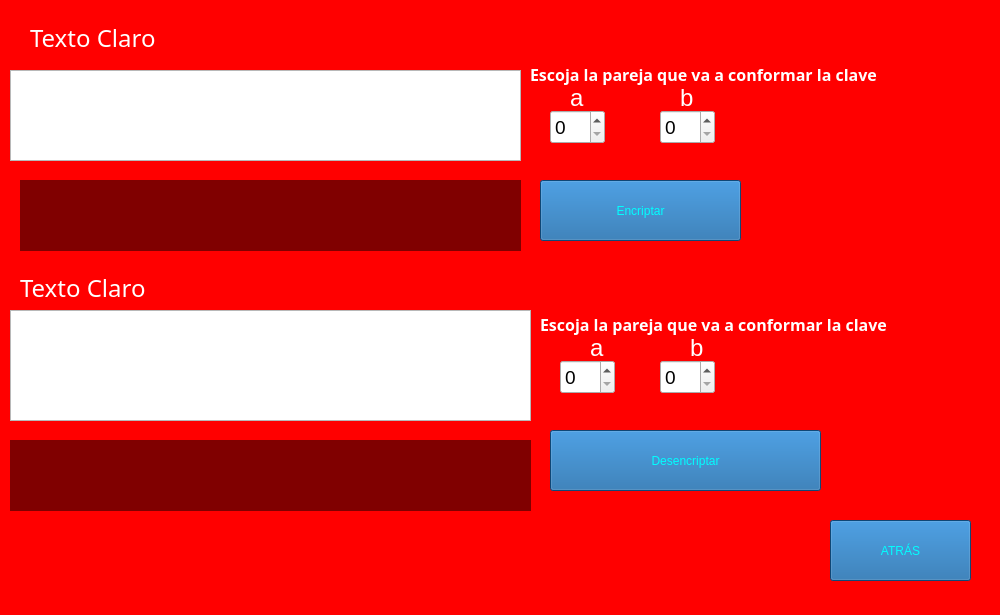
<?xml version="1.0" encoding="UTF-8"?>
<ui version="4.0">
 <class>MainWindow</class>
 <widget class="QMainWindow" name="MainWindow">
  <property name="geometry">
   <rect>
    <x>0</x>
    <y>0</y>
    <width>1000</width>
    <height>615</height>
   </rect>
  </property>
  <property name="windowTitle">
   <string>MainWindow</string>
  </property>
  <widget class="QWidget" name="centralwidget">
   <widget class="QLabel" name="label8">
    <property name="geometry">
     <rect>
      <x>590</x>
      <y>330</y>
      <width>16</width>
      <height>36</height>
     </rect>
    </property>
    <property name="palette">
     <palette>
      <active>
       <colorrole role="WindowText">
        <brush brushstyle="SolidPattern">
         <color alpha="255">
          <red>255</red>
          <green>255</green>
          <blue>255</blue>
         </color>
        </brush>
       </colorrole>
      </active>
      <inactive>
       <colorrole role="WindowText">
        <brush brushstyle="SolidPattern">
         <color alpha="255">
          <red>255</red>
          <green>255</green>
          <blue>255</blue>
         </color>
        </brush>
       </colorrole>
      </inactive>
      <disabled>
       <colorrole role="WindowText">
        <brush brushstyle="SolidPattern">
         <color alpha="255">
          <red>120</red>
          <green>120</green>
          <blue>120</blue>
         </color>
        </brush>
       </colorrole>
      </disabled>
     </palette>
    </property>
    <property name="font">
     <font>
      <pointsize>18</pointsize>
     </font>
    </property>
    <property name="text">
     <string>a</string>
    </property>
   </widget>
   <widget class="QPlainTextEdit" name="eIn">
    <property name="geometry">
     <rect>
      <x>10</x>
      <y>70</y>
      <width>511</width>
      <height>91</height>
     </rect>
    </property>
   </widget>
   <widget class="QPlainTextEdit" name="dIn">
    <property name="geometry">
     <rect>
      <x>10</x>
      <y>310</y>
      <width>521</width>
      <height>111</height>
     </rect>
    </property>
   </widget>
   <widget class="QSpinBox" name="dSpinA">
    <property name="geometry">
     <rect>
      <x>560</x>
      <y>360</y>
      <width>55</width>
      <height>34</height>
     </rect>
    </property>
    <property name="font">
     <font>
      <pointsize>14</pointsize>
     </font>
    </property>
   </widget>
   <widget class="QSpinBox" name="eSpinA">
    <property name="geometry">
     <rect>
      <x>550</x>
      <y>110</y>
      <width>55</width>
      <height>34</height>
     </rect>
    </property>
    <property name="font">
     <font>
      <pointsize>14</pointsize>
     </font>
    </property>
   </widget>
   <widget class="QLabel" name="label5">
    <property name="geometry">
     <rect>
      <x>570</x>
      <y>80</y>
      <width>16</width>
      <height>36</height>
     </rect>
    </property>
    <property name="palette">
     <palette>
      <active>
       <colorrole role="WindowText">
        <brush brushstyle="SolidPattern">
         <color alpha="255">
          <red>255</red>
          <green>255</green>
          <blue>255</blue>
         </color>
        </brush>
       </colorrole>
      </active>
      <inactive>
       <colorrole role="WindowText">
        <brush brushstyle="SolidPattern">
         <color alpha="255">
          <red>255</red>
          <green>255</green>
          <blue>255</blue>
         </color>
        </brush>
       </colorrole>
      </inactive>
      <disabled>
       <colorrole role="WindowText">
        <brush brushstyle="SolidPattern">
         <color alpha="255">
          <red>120</red>
          <green>120</green>
          <blue>120</blue>
         </color>
        </brush>
       </colorrole>
      </disabled>
     </palette>
    </property>
    <property name="font">
     <font>
      <pointsize>18</pointsize>
     </font>
    </property>
    <property name="text">
     <string>a</string>
    </property>
   </widget>
   <widget class="QLabel" name="label3">
    <property name="geometry">
     <rect>
      <x>20</x>
      <y>270</y>
      <width>184</width>
      <height>36</height>
     </rect>
    </property>
    <property name="palette">
     <palette>
      <active>
       <colorrole role="WindowText">
        <brush brushstyle="SolidPattern">
         <color alpha="255">
          <red>255</red>
          <green>255</green>
          <blue>255</blue>
         </color>
        </brush>
       </colorrole>
      </active>
      <inactive>
       <colorrole role="WindowText">
        <brush brushstyle="SolidPattern">
         <color alpha="255">
          <red>255</red>
          <green>255</green>
          <blue>255</blue>
         </color>
        </brush>
       </colorrole>
      </inactive>
      <disabled>
       <colorrole role="WindowText">
        <brush brushstyle="SolidPattern">
         <color alpha="255">
          <red>120</red>
          <green>120</green>
          <blue>120</blue>
         </color>
        </brush>
       </colorrole>
      </disabled>
     </palette>
    </property>
    <property name="font">
     <font>
      <family>Berlin Sans FB</family>
      <pointsize>18</pointsize>
     </font>
    </property>
    <property name="text">
     <string>Texto Claro</string>
    </property>
   </widget>
   <widget class="QLabel" name="label9">
    <property name="geometry">
     <rect>
      <x>690</x>
      <y>330</y>
      <width>17</width>
      <height>36</height>
     </rect>
    </property>
    <property name="palette">
     <palette>
      <active>
       <colorrole role="WindowText">
        <brush brushstyle="SolidPattern">
         <color alpha="255">
          <red>255</red>
          <green>255</green>
          <blue>255</blue>
         </color>
        </brush>
       </colorrole>
      </active>
      <inactive>
       <colorrole role="WindowText">
        <brush brushstyle="SolidPattern">
         <color alpha="255">
          <red>255</red>
          <green>255</green>
          <blue>255</blue>
         </color>
        </brush>
       </colorrole>
      </inactive>
      <disabled>
       <colorrole role="WindowText">
        <brush brushstyle="SolidPattern">
         <color alpha="255">
          <red>120</red>
          <green>120</green>
          <blue>120</blue>
         </color>
        </brush>
       </colorrole>
      </disabled>
     </palette>
    </property>
    <property name="font">
     <font>
      <pointsize>18</pointsize>
     </font>
    </property>
    <property name="text">
     <string>b</string>
    </property>
   </widget>
   <widget class="QLabel" name="label2">
    <property name="geometry">
     <rect>
      <x>30</x>
      <y>20</y>
      <width>152</width>
      <height>36</height>
     </rect>
    </property>
    <property name="palette">
     <palette>
      <active>
       <colorrole role="WindowText">
        <brush brushstyle="SolidPattern">
         <color alpha="255">
          <red>255</red>
          <green>255</green>
          <blue>255</blue>
         </color>
        </brush>
       </colorrole>
      </active>
      <inactive>
       <colorrole role="WindowText">
        <brush brushstyle="SolidPattern">
         <color alpha="255">
          <red>255</red>
          <green>255</green>
          <blue>255</blue>
         </color>
        </brush>
       </colorrole>
      </inactive>
      <disabled>
       <colorrole role="WindowText">
        <brush brushstyle="SolidPattern">
         <color alpha="255">
          <red>120</red>
          <green>120</green>
          <blue>120</blue>
         </color>
        </brush>
       </colorrole>
      </disabled>
     </palette>
    </property>
    <property name="font">
     <font>
      <family>Berlin Sans FB</family>
      <pointsize>18</pointsize>
     </font>
    </property>
    <property name="text">
     <string>Texto Claro</string>
    </property>
   </widget>
   <widget class="QLabel" name="label4">
    <property name="geometry">
     <rect>
      <x>530</x>
      <y>60</y>
      <width>401</width>
      <height>28</height>
     </rect>
    </property>
    <property name="palette">
     <palette>
      <active>
       <colorrole role="WindowText">
        <brush brushstyle="SolidPattern">
         <color alpha="255">
          <red>255</red>
          <green>255</green>
          <blue>255</blue>
         </color>
        </brush>
       </colorrole>
       <colorrole role="Button">
        <brush brushstyle="SolidPattern">
         <color alpha="255">
          <red>255</red>
          <green>255</green>
          <blue>255</blue>
         </color>
        </brush>
       </colorrole>
       <colorrole role="Light">
        <brush brushstyle="SolidPattern">
         <color alpha="255">
          <red>255</red>
          <green>255</green>
          <blue>255</blue>
         </color>
        </brush>
       </colorrole>
       <colorrole role="Midlight">
        <brush brushstyle="SolidPattern">
         <color alpha="255">
          <red>255</red>
          <green>255</green>
          <blue>255</blue>
         </color>
        </brush>
       </colorrole>
       <colorrole role="Dark">
        <brush brushstyle="SolidPattern">
         <color alpha="255">
          <red>127</red>
          <green>127</green>
          <blue>127</blue>
         </color>
        </brush>
       </colorrole>
       <colorrole role="Mid">
        <brush brushstyle="SolidPattern">
         <color alpha="255">
          <red>170</red>
          <green>170</green>
          <blue>170</blue>
         </color>
        </brush>
       </colorrole>
       <colorrole role="Text">
        <brush brushstyle="SolidPattern">
         <color alpha="255">
          <red>255</red>
          <green>255</green>
          <blue>255</blue>
         </color>
        </brush>
       </colorrole>
       <colorrole role="BrightText">
        <brush brushstyle="SolidPattern">
         <color alpha="255">
          <red>255</red>
          <green>255</green>
          <blue>255</blue>
         </color>
        </brush>
       </colorrole>
       <colorrole role="ButtonText">
        <brush brushstyle="SolidPattern">
         <color alpha="255">
          <red>0</red>
          <green>0</green>
          <blue>0</blue>
         </color>
        </brush>
       </colorrole>
       <colorrole role="Base">
        <brush brushstyle="SolidPattern">
         <color alpha="255">
          <red>255</red>
          <green>255</green>
          <blue>255</blue>
         </color>
        </brush>
       </colorrole>
       <colorrole role="Window">
        <brush brushstyle="SolidPattern">
         <color alpha="255">
          <red>255</red>
          <green>255</green>
          <blue>255</blue>
         </color>
        </brush>
       </colorrole>
       <colorrole role="Shadow">
        <brush brushstyle="SolidPattern">
         <color alpha="255">
          <red>0</red>
          <green>0</green>
          <blue>0</blue>
         </color>
        </brush>
       </colorrole>
       <colorrole role="AlternateBase">
        <brush brushstyle="SolidPattern">
         <color alpha="255">
          <red>255</red>
          <green>255</green>
          <blue>255</blue>
         </color>
        </brush>
       </colorrole>
       <colorrole role="ToolTipBase">
        <brush brushstyle="SolidPattern">
         <color alpha="255">
          <red>255</red>
          <green>255</green>
          <blue>220</blue>
         </color>
        </brush>
       </colorrole>
       <colorrole role="ToolTipText">
        <brush brushstyle="SolidPattern">
         <color alpha="255">
          <red>0</red>
          <green>0</green>
          <blue>0</blue>
         </color>
        </brush>
       </colorrole>
       <colorrole role="PlaceholderText">
        <brush brushstyle="SolidPattern">
         <color alpha="128">
          <red>255</red>
          <green>255</green>
          <blue>255</blue>
         </color>
        </brush>
       </colorrole>
      </active>
      <inactive>
       <colorrole role="WindowText">
        <brush brushstyle="SolidPattern">
         <color alpha="255">
          <red>255</red>
          <green>255</green>
          <blue>255</blue>
         </color>
        </brush>
       </colorrole>
       <colorrole role="Button">
        <brush brushstyle="SolidPattern">
         <color alpha="255">
          <red>255</red>
          <green>255</green>
          <blue>255</blue>
         </color>
        </brush>
       </colorrole>
       <colorrole role="Light">
        <brush brushstyle="SolidPattern">
         <color alpha="255">
          <red>255</red>
          <green>255</green>
          <blue>255</blue>
         </color>
        </brush>
       </colorrole>
       <colorrole role="Midlight">
        <brush brushstyle="SolidPattern">
         <color alpha="255">
          <red>255</red>
          <green>255</green>
          <blue>255</blue>
         </color>
        </brush>
       </colorrole>
       <colorrole role="Dark">
        <brush brushstyle="SolidPattern">
         <color alpha="255">
          <red>127</red>
          <green>127</green>
          <blue>127</blue>
         </color>
        </brush>
       </colorrole>
       <colorrole role="Mid">
        <brush brushstyle="SolidPattern">
         <color alpha="255">
          <red>170</red>
          <green>170</green>
          <blue>170</blue>
         </color>
        </brush>
       </colorrole>
       <colorrole role="Text">
        <brush brushstyle="SolidPattern">
         <color alpha="255">
          <red>255</red>
          <green>255</green>
          <blue>255</blue>
         </color>
        </brush>
       </colorrole>
       <colorrole role="BrightText">
        <brush brushstyle="SolidPattern">
         <color alpha="255">
          <red>255</red>
          <green>255</green>
          <blue>255</blue>
         </color>
        </brush>
       </colorrole>
       <colorrole role="ButtonText">
        <brush brushstyle="SolidPattern">
         <color alpha="255">
          <red>0</red>
          <green>0</green>
          <blue>0</blue>
         </color>
        </brush>
       </colorrole>
       <colorrole role="Base">
        <brush brushstyle="SolidPattern">
         <color alpha="255">
          <red>255</red>
          <green>255</green>
          <blue>255</blue>
         </color>
        </brush>
       </colorrole>
       <colorrole role="Window">
        <brush brushstyle="SolidPattern">
         <color alpha="255">
          <red>255</red>
          <green>255</green>
          <blue>255</blue>
         </color>
        </brush>
       </colorrole>
       <colorrole role="Shadow">
        <brush brushstyle="SolidPattern">
         <color alpha="255">
          <red>0</red>
          <green>0</green>
          <blue>0</blue>
         </color>
        </brush>
       </colorrole>
       <colorrole role="AlternateBase">
        <brush brushstyle="SolidPattern">
         <color alpha="255">
          <red>255</red>
          <green>255</green>
          <blue>255</blue>
         </color>
        </brush>
       </colorrole>
       <colorrole role="ToolTipBase">
        <brush brushstyle="SolidPattern">
         <color alpha="255">
          <red>255</red>
          <green>255</green>
          <blue>220</blue>
         </color>
        </brush>
       </colorrole>
       <colorrole role="ToolTipText">
        <brush brushstyle="SolidPattern">
         <color alpha="255">
          <red>0</red>
          <green>0</green>
          <blue>0</blue>
         </color>
        </brush>
       </colorrole>
       <colorrole role="PlaceholderText">
        <brush brushstyle="SolidPattern">
         <color alpha="128">
          <red>255</red>
          <green>255</green>
          <blue>255</blue>
         </color>
        </brush>
       </colorrole>
      </inactive>
      <disabled>
       <colorrole role="WindowText">
        <brush brushstyle="SolidPattern">
         <color alpha="255">
          <red>127</red>
          <green>127</green>
          <blue>127</blue>
         </color>
        </brush>
       </colorrole>
       <colorrole role="Button">
        <brush brushstyle="SolidPattern">
         <color alpha="255">
          <red>255</red>
          <green>255</green>
          <blue>255</blue>
         </color>
        </brush>
       </colorrole>
       <colorrole role="Light">
        <brush brushstyle="SolidPattern">
         <color alpha="255">
          <red>255</red>
          <green>255</green>
          <blue>255</blue>
         </color>
        </brush>
       </colorrole>
       <colorrole role="Midlight">
        <brush brushstyle="SolidPattern">
         <color alpha="255">
          <red>255</red>
          <green>255</green>
          <blue>255</blue>
         </color>
        </brush>
       </colorrole>
       <colorrole role="Dark">
        <brush brushstyle="SolidPattern">
         <color alpha="255">
          <red>127</red>
          <green>127</green>
          <blue>127</blue>
         </color>
        </brush>
       </colorrole>
       <colorrole role="Mid">
        <brush brushstyle="SolidPattern">
         <color alpha="255">
          <red>170</red>
          <green>170</green>
          <blue>170</blue>
         </color>
        </brush>
       </colorrole>
       <colorrole role="Text">
        <brush brushstyle="SolidPattern">
         <color alpha="255">
          <red>127</red>
          <green>127</green>
          <blue>127</blue>
         </color>
        </brush>
       </colorrole>
       <colorrole role="BrightText">
        <brush brushstyle="SolidPattern">
         <color alpha="255">
          <red>255</red>
          <green>255</green>
          <blue>255</blue>
         </color>
        </brush>
       </colorrole>
       <colorrole role="ButtonText">
        <brush brushstyle="SolidPattern">
         <color alpha="255">
          <red>127</red>
          <green>127</green>
          <blue>127</blue>
         </color>
        </brush>
       </colorrole>
       <colorrole role="Base">
        <brush brushstyle="SolidPattern">
         <color alpha="255">
          <red>255</red>
          <green>255</green>
          <blue>255</blue>
         </color>
        </brush>
       </colorrole>
       <colorrole role="Window">
        <brush brushstyle="SolidPattern">
         <color alpha="255">
          <red>255</red>
          <green>255</green>
          <blue>255</blue>
         </color>
        </brush>
       </colorrole>
       <colorrole role="Shadow">
        <brush brushstyle="SolidPattern">
         <color alpha="255">
          <red>0</red>
          <green>0</green>
          <blue>0</blue>
         </color>
        </brush>
       </colorrole>
       <colorrole role="AlternateBase">
        <brush brushstyle="SolidPattern">
         <color alpha="255">
          <red>255</red>
          <green>255</green>
          <blue>255</blue>
         </color>
        </brush>
       </colorrole>
       <colorrole role="ToolTipBase">
        <brush brushstyle="SolidPattern">
         <color alpha="255">
          <red>255</red>
          <green>255</green>
          <blue>220</blue>
         </color>
        </brush>
       </colorrole>
       <colorrole role="ToolTipText">
        <brush brushstyle="SolidPattern">
         <color alpha="255">
          <red>0</red>
          <green>0</green>
          <blue>0</blue>
         </color>
        </brush>
       </colorrole>
       <colorrole role="PlaceholderText">
        <brush brushstyle="SolidPattern">
         <color alpha="128">
          <red>0</red>
          <green>0</green>
          <blue>0</blue>
         </color>
        </brush>
       </colorrole>
      </disabled>
     </palette>
    </property>
    <property name="font">
     <font>
      <family>Berlin Sans FB Demi</family>
      <pointsize>12</pointsize>
      <weight>75</weight>
      <bold>true</bold>
     </font>
    </property>
    <property name="text">
     <string>Escoja la pareja que va a conformar la clave</string>
    </property>
   </widget>
   <widget class="QSpinBox" name="eSpinB">
    <property name="geometry">
     <rect>
      <x>660</x>
      <y>110</y>
      <width>55</width>
      <height>34</height>
     </rect>
    </property>
    <property name="font">
     <font>
      <pointsize>14</pointsize>
     </font>
    </property>
   </widget>
   <widget class="QLabel" name="label6">
    <property name="geometry">
     <rect>
      <x>680</x>
      <y>80</y>
      <width>17</width>
      <height>36</height>
     </rect>
    </property>
    <property name="palette">
     <palette>
      <active>
       <colorrole role="WindowText">
        <brush brushstyle="SolidPattern">
         <color alpha="255">
          <red>255</red>
          <green>255</green>
          <blue>255</blue>
         </color>
        </brush>
       </colorrole>
      </active>
      <inactive>
       <colorrole role="WindowText">
        <brush brushstyle="SolidPattern">
         <color alpha="255">
          <red>255</red>
          <green>255</green>
          <blue>255</blue>
         </color>
        </brush>
       </colorrole>
      </inactive>
      <disabled>
       <colorrole role="WindowText">
        <brush brushstyle="SolidPattern">
         <color alpha="255">
          <red>120</red>
          <green>120</green>
          <blue>120</blue>
         </color>
        </brush>
       </colorrole>
      </disabled>
     </palette>
    </property>
    <property name="font">
     <font>
      <pointsize>18</pointsize>
     </font>
    </property>
    <property name="text">
     <string>b</string>
    </property>
   </widget>
   <widget class="QSpinBox" name="dSpinB">
    <property name="geometry">
     <rect>
      <x>660</x>
      <y>360</y>
      <width>55</width>
      <height>34</height>
     </rect>
    </property>
    <property name="font">
     <font>
      <pointsize>14</pointsize>
     </font>
    </property>
   </widget>
   <widget class="QPushButton" name="Encriptar">
    <property name="geometry">
     <rect>
      <x>540</x>
      <y>180</y>
      <width>201</width>
      <height>61</height>
     </rect>
    </property>
    <property name="styleSheet">
     <string notr="true">background-color: rgb(21, 99, 165);
color: #00ffff;
font: 14pt &quot;Berlin Sans FB&quot;;</string>
    </property>
    <property name="text">
     <string>Encriptar</string>
    </property>
   </widget>
   <widget class="QPushButton" name="Desencriptar">
    <property name="geometry">
     <rect>
      <x>550</x>
      <y>430</y>
      <width>271</width>
      <height>61</height>
     </rect>
    </property>
    <property name="styleSheet">
     <string notr="true">background-color: rgb(21, 99, 165);
color: #00ffff;
font: 14pt &quot;Berlin Sans FB&quot;;</string>
    </property>
    <property name="text">
     <string>Desencriptar</string>
    </property>
   </widget>
   <widget class="QLabel" name="fondo">
    <property name="geometry">
     <rect>
      <x>0</x>
      <y>0</y>
      <width>1000</width>
      <height>615</height>
     </rect>
    </property>
    <property name="styleSheet">
     <string notr="true">background-color: #ff0000;</string>
    </property>
    <property name="text">
     <string/>
    </property>
    <property name="pixmap">
     <pixmap>Imag1.jpg</pixmap>
    </property>
    <property name="scaledContents">
     <bool>false</bool>
    </property>
   </widget>
   <widget class="QPushButton" name="back">
    <property name="geometry">
     <rect>
      <x>830</x>
      <y>520</y>
      <width>141</width>
      <height>61</height>
     </rect>
    </property>
    <property name="styleSheet">
     <string notr="true">background-color: rgb(21, 99, 165);
color: #00ffff;
font: 14pt &quot;Berlin Sans FB&quot;;</string>
    </property>
    <property name="text">
     <string>ATRÁS</string>
    </property>
   </widget>
   <widget class="QLabel" name="eOut">
    <property name="geometry">
     <rect>
      <x>20</x>
      <y>180</y>
      <width>501</width>
      <height>71</height>
     </rect>
    </property>
    <property name="font">
     <font>
      <pointsize>9</pointsize>
      <weight>75</weight>
      <bold>true</bold>
     </font>
    </property>
    <property name="styleSheet">
     <string notr="true">background-color:rgba(0,0,0,50%);
color:'white';
padding: 5px 15px 5px 15px;</string>
    </property>
    <property name="inputMethodHints">
     <set>Qt::ImhMultiLine</set>
    </property>
    <property name="text">
     <string/>
    </property>
    <property name="scaledContents">
     <bool>false</bool>
    </property>
    <property name="alignment">
     <set>Qt::AlignJustify|Qt::AlignVCenter</set>
    </property>
    <property name="wordWrap">
     <bool>true</bool>
    </property>
    <property name="textInteractionFlags">
     <set>Qt::LinksAccessibleByMouse|Qt::TextSelectableByKeyboard|Qt::TextSelectableByMouse</set>
    </property>
   </widget>
   <widget class="QLabel" name="label4_2">
    <property name="geometry">
     <rect>
      <x>540</x>
      <y>310</y>
      <width>443</width>
      <height>28</height>
     </rect>
    </property>
    <property name="palette">
     <palette>
      <active>
       <colorrole role="WindowText">
        <brush brushstyle="SolidPattern">
         <color alpha="255">
          <red>255</red>
          <green>255</green>
          <blue>255</blue>
         </color>
        </brush>
       </colorrole>
       <colorrole role="Button">
        <brush brushstyle="SolidPattern">
         <color alpha="255">
          <red>255</red>
          <green>255</green>
          <blue>255</blue>
         </color>
        </brush>
       </colorrole>
       <colorrole role="Light">
        <brush brushstyle="SolidPattern">
         <color alpha="255">
          <red>255</red>
          <green>255</green>
          <blue>255</blue>
         </color>
        </brush>
       </colorrole>
       <colorrole role="Midlight">
        <brush brushstyle="SolidPattern">
         <color alpha="255">
          <red>255</red>
          <green>255</green>
          <blue>255</blue>
         </color>
        </brush>
       </colorrole>
       <colorrole role="Dark">
        <brush brushstyle="SolidPattern">
         <color alpha="255">
          <red>127</red>
          <green>127</green>
          <blue>127</blue>
         </color>
        </brush>
       </colorrole>
       <colorrole role="Mid">
        <brush brushstyle="SolidPattern">
         <color alpha="255">
          <red>170</red>
          <green>170</green>
          <blue>170</blue>
         </color>
        </brush>
       </colorrole>
       <colorrole role="Text">
        <brush brushstyle="SolidPattern">
         <color alpha="255">
          <red>255</red>
          <green>255</green>
          <blue>255</blue>
         </color>
        </brush>
       </colorrole>
       <colorrole role="BrightText">
        <brush brushstyle="SolidPattern">
         <color alpha="255">
          <red>255</red>
          <green>255</green>
          <blue>255</blue>
         </color>
        </brush>
       </colorrole>
       <colorrole role="ButtonText">
        <brush brushstyle="SolidPattern">
         <color alpha="255">
          <red>0</red>
          <green>0</green>
          <blue>0</blue>
         </color>
        </brush>
       </colorrole>
       <colorrole role="Base">
        <brush brushstyle="SolidPattern">
         <color alpha="255">
          <red>255</red>
          <green>255</green>
          <blue>255</blue>
         </color>
        </brush>
       </colorrole>
       <colorrole role="Window">
        <brush brushstyle="SolidPattern">
         <color alpha="255">
          <red>255</red>
          <green>255</green>
          <blue>255</blue>
         </color>
        </brush>
       </colorrole>
       <colorrole role="Shadow">
        <brush brushstyle="SolidPattern">
         <color alpha="255">
          <red>0</red>
          <green>0</green>
          <blue>0</blue>
         </color>
        </brush>
       </colorrole>
       <colorrole role="AlternateBase">
        <brush brushstyle="SolidPattern">
         <color alpha="255">
          <red>255</red>
          <green>255</green>
          <blue>255</blue>
         </color>
        </brush>
       </colorrole>
       <colorrole role="ToolTipBase">
        <brush brushstyle="SolidPattern">
         <color alpha="255">
          <red>255</red>
          <green>255</green>
          <blue>220</blue>
         </color>
        </brush>
       </colorrole>
       <colorrole role="ToolTipText">
        <brush brushstyle="SolidPattern">
         <color alpha="255">
          <red>0</red>
          <green>0</green>
          <blue>0</blue>
         </color>
        </brush>
       </colorrole>
       <colorrole role="PlaceholderText">
        <brush brushstyle="SolidPattern">
         <color alpha="128">
          <red>255</red>
          <green>255</green>
          <blue>255</blue>
         </color>
        </brush>
       </colorrole>
      </active>
      <inactive>
       <colorrole role="WindowText">
        <brush brushstyle="SolidPattern">
         <color alpha="255">
          <red>255</red>
          <green>255</green>
          <blue>255</blue>
         </color>
        </brush>
       </colorrole>
       <colorrole role="Button">
        <brush brushstyle="SolidPattern">
         <color alpha="255">
          <red>255</red>
          <green>255</green>
          <blue>255</blue>
         </color>
        </brush>
       </colorrole>
       <colorrole role="Light">
        <brush brushstyle="SolidPattern">
         <color alpha="255">
          <red>255</red>
          <green>255</green>
          <blue>255</blue>
         </color>
        </brush>
       </colorrole>
       <colorrole role="Midlight">
        <brush brushstyle="SolidPattern">
         <color alpha="255">
          <red>255</red>
          <green>255</green>
          <blue>255</blue>
         </color>
        </brush>
       </colorrole>
       <colorrole role="Dark">
        <brush brushstyle="SolidPattern">
         <color alpha="255">
          <red>127</red>
          <green>127</green>
          <blue>127</blue>
         </color>
        </brush>
       </colorrole>
       <colorrole role="Mid">
        <brush brushstyle="SolidPattern">
         <color alpha="255">
          <red>170</red>
          <green>170</green>
          <blue>170</blue>
         </color>
        </brush>
       </colorrole>
       <colorrole role="Text">
        <brush brushstyle="SolidPattern">
         <color alpha="255">
          <red>255</red>
          <green>255</green>
          <blue>255</blue>
         </color>
        </brush>
       </colorrole>
       <colorrole role="BrightText">
        <brush brushstyle="SolidPattern">
         <color alpha="255">
          <red>255</red>
          <green>255</green>
          <blue>255</blue>
         </color>
        </brush>
       </colorrole>
       <colorrole role="ButtonText">
        <brush brushstyle="SolidPattern">
         <color alpha="255">
          <red>0</red>
          <green>0</green>
          <blue>0</blue>
         </color>
        </brush>
       </colorrole>
       <colorrole role="Base">
        <brush brushstyle="SolidPattern">
         <color alpha="255">
          <red>255</red>
          <green>255</green>
          <blue>255</blue>
         </color>
        </brush>
       </colorrole>
       <colorrole role="Window">
        <brush brushstyle="SolidPattern">
         <color alpha="255">
          <red>255</red>
          <green>255</green>
          <blue>255</blue>
         </color>
        </brush>
       </colorrole>
       <colorrole role="Shadow">
        <brush brushstyle="SolidPattern">
         <color alpha="255">
          <red>0</red>
          <green>0</green>
          <blue>0</blue>
         </color>
        </brush>
       </colorrole>
       <colorrole role="AlternateBase">
        <brush brushstyle="SolidPattern">
         <color alpha="255">
          <red>255</red>
          <green>255</green>
          <blue>255</blue>
         </color>
        </brush>
       </colorrole>
       <colorrole role="ToolTipBase">
        <brush brushstyle="SolidPattern">
         <color alpha="255">
          <red>255</red>
          <green>255</green>
          <blue>220</blue>
         </color>
        </brush>
       </colorrole>
       <colorrole role="ToolTipText">
        <brush brushstyle="SolidPattern">
         <color alpha="255">
          <red>0</red>
          <green>0</green>
          <blue>0</blue>
         </color>
        </brush>
       </colorrole>
       <colorrole role="PlaceholderText">
        <brush brushstyle="SolidPattern">
         <color alpha="128">
          <red>255</red>
          <green>255</green>
          <blue>255</blue>
         </color>
        </brush>
       </colorrole>
      </inactive>
      <disabled>
       <colorrole role="WindowText">
        <brush brushstyle="SolidPattern">
         <color alpha="255">
          <red>127</red>
          <green>127</green>
          <blue>127</blue>
         </color>
        </brush>
       </colorrole>
       <colorrole role="Button">
        <brush brushstyle="SolidPattern">
         <color alpha="255">
          <red>255</red>
          <green>255</green>
          <blue>255</blue>
         </color>
        </brush>
       </colorrole>
       <colorrole role="Light">
        <brush brushstyle="SolidPattern">
         <color alpha="255">
          <red>255</red>
          <green>255</green>
          <blue>255</blue>
         </color>
        </brush>
       </colorrole>
       <colorrole role="Midlight">
        <brush brushstyle="SolidPattern">
         <color alpha="255">
          <red>255</red>
          <green>255</green>
          <blue>255</blue>
         </color>
        </brush>
       </colorrole>
       <colorrole role="Dark">
        <brush brushstyle="SolidPattern">
         <color alpha="255">
          <red>127</red>
          <green>127</green>
          <blue>127</blue>
         </color>
        </brush>
       </colorrole>
       <colorrole role="Mid">
        <brush brushstyle="SolidPattern">
         <color alpha="255">
          <red>170</red>
          <green>170</green>
          <blue>170</blue>
         </color>
        </brush>
       </colorrole>
       <colorrole role="Text">
        <brush brushstyle="SolidPattern">
         <color alpha="255">
          <red>127</red>
          <green>127</green>
          <blue>127</blue>
         </color>
        </brush>
       </colorrole>
       <colorrole role="BrightText">
        <brush brushstyle="SolidPattern">
         <color alpha="255">
          <red>255</red>
          <green>255</green>
          <blue>255</blue>
         </color>
        </brush>
       </colorrole>
       <colorrole role="ButtonText">
        <brush brushstyle="SolidPattern">
         <color alpha="255">
          <red>127</red>
          <green>127</green>
          <blue>127</blue>
         </color>
        </brush>
       </colorrole>
       <colorrole role="Base">
        <brush brushstyle="SolidPattern">
         <color alpha="255">
          <red>255</red>
          <green>255</green>
          <blue>255</blue>
         </color>
        </brush>
       </colorrole>
       <colorrole role="Window">
        <brush brushstyle="SolidPattern">
         <color alpha="255">
          <red>255</red>
          <green>255</green>
          <blue>255</blue>
         </color>
        </brush>
       </colorrole>
       <colorrole role="Shadow">
        <brush brushstyle="SolidPattern">
         <color alpha="255">
          <red>0</red>
          <green>0</green>
          <blue>0</blue>
         </color>
        </brush>
       </colorrole>
       <colorrole role="AlternateBase">
        <brush brushstyle="SolidPattern">
         <color alpha="255">
          <red>255</red>
          <green>255</green>
          <blue>255</blue>
         </color>
        </brush>
       </colorrole>
       <colorrole role="ToolTipBase">
        <brush brushstyle="SolidPattern">
         <color alpha="255">
          <red>255</red>
          <green>255</green>
          <blue>220</blue>
         </color>
        </brush>
       </colorrole>
       <colorrole role="ToolTipText">
        <brush brushstyle="SolidPattern">
         <color alpha="255">
          <red>0</red>
          <green>0</green>
          <blue>0</blue>
         </color>
        </brush>
       </colorrole>
       <colorrole role="PlaceholderText">
        <brush brushstyle="SolidPattern">
         <color alpha="128">
          <red>0</red>
          <green>0</green>
          <blue>0</blue>
         </color>
        </brush>
       </colorrole>
      </disabled>
     </palette>
    </property>
    <property name="font">
     <font>
      <family>Berlin Sans FB Demi</family>
      <pointsize>12</pointsize>
      <weight>75</weight>
      <bold>true</bold>
     </font>
    </property>
    <property name="text">
     <string>Escoja la pareja que va a conformar la clave</string>
    </property>
   </widget>
   <widget class="QLabel" name="dOut">
    <property name="geometry">
     <rect>
      <x>10</x>
      <y>440</y>
      <width>521</width>
      <height>71</height>
     </rect>
    </property>
    <property name="font">
     <font>
      <pointsize>9</pointsize>
      <weight>75</weight>
      <bold>true</bold>
     </font>
    </property>
    <property name="styleSheet">
     <string notr="true">background-color:rgba(0,0,0,50%);
color:'white';
padding: 5px 15px 5px 15px;</string>
    </property>
    <property name="inputMethodHints">
     <set>Qt::ImhMultiLine</set>
    </property>
    <property name="text">
     <string/>
    </property>
    <property name="scaledContents">
     <bool>false</bool>
    </property>
    <property name="alignment">
     <set>Qt::AlignJustify|Qt::AlignVCenter</set>
    </property>
    <property name="wordWrap">
     <bool>true</bool>
    </property>
    <property name="textInteractionFlags">
     <set>Qt::LinksAccessibleByMouse|Qt::TextSelectableByKeyboard|Qt::TextSelectableByMouse</set>
    </property>
   </widget>
   <zorder>fondo</zorder>
   <zorder>label8</zorder>
   <zorder>eIn</zorder>
   <zorder>dIn</zorder>
   <zorder>dSpinA</zorder>
   <zorder>eSpinA</zorder>
   <zorder>label5</zorder>
   <zorder>label3</zorder>
   <zorder>label9</zorder>
   <zorder>label2</zorder>
   <zorder>label4</zorder>
   <zorder>eSpinB</zorder>
   <zorder>label6</zorder>
   <zorder>dSpinB</zorder>
   <zorder>Encriptar</zorder>
   <zorder>Desencriptar</zorder>
   <zorder>back</zorder>
   <zorder>eOut</zorder>
   <zorder>label4_2</zorder>
   <zorder>dOut</zorder>
  </widget>
 </widget>
 <resources/>
 <connections/>
</ui>
